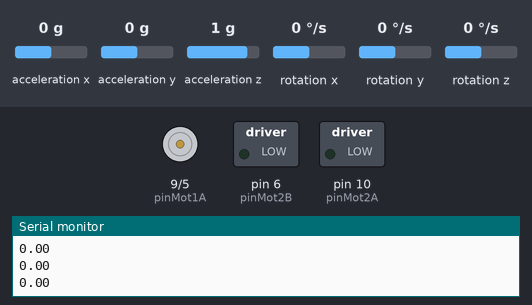
The sketch below on a simulated Arduino Uno, built with avr-gcc and run on an emulated ATmega328P. Parts: motor-driver pin pairs drawn as motors (green arrow = first pin HIGH = forward, orange = second pin HIGH = backward, longer = more drive), switched loads named in the sketch (green lamp = pin HIGH), the last lines printed to the serial monitor. The test bench sets the inputs (shaded band); at power-on: rotation z 0 °/s, acceleration x 0 g, acceleration y 0 g, acceleration z 1 g, rotation x 0 °/s, rotation y 0 °/s.

Above: at 4.2 s.
4.3 s: rotation z set to -192 °/s
At 5.5 s:
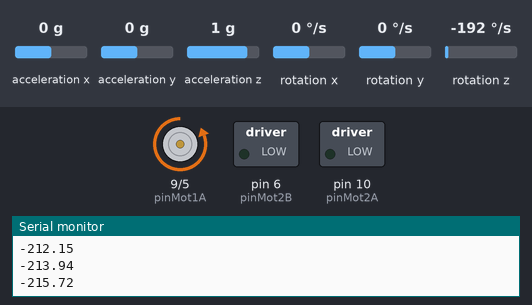
5.8 s: rotation z set to 192 °/s
At 7.8 s:
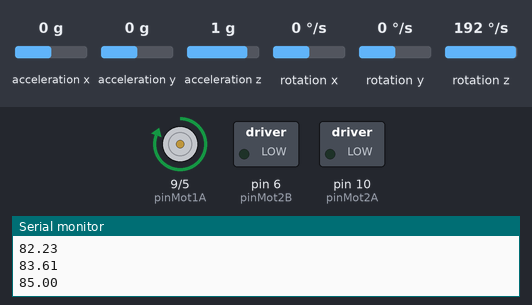
8.8 s: rotation z set to -100 °/s
At 11.7 s:
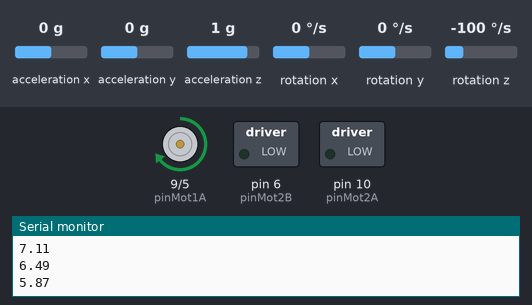
11.8 s: rotation z set to 0 °/s
14.8 s: rotation z set to 100 °/s
Timing chart, 0 to 17.3 s (numbered marks = the images above; inputs shaded):
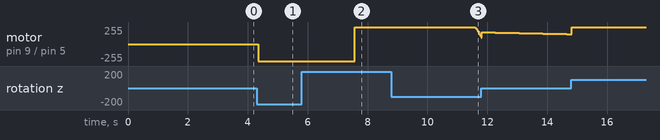

The sketch:

PIDandandoReto.ino
```cpp
//incluindo as bibliotecas necessarias
#include <MPU6050_tockn.h>
#include <Wire.h>

// DEFINIÇÕES
#define MPU6050_ADDR         0x68 // ENDEREÇO QUANDO O PINO AD0 ESTIVER LIGADO AO GND

#define DEBUG
// INSTANCIANDO OBJETOS
MPU6050 mpu6050(Wire);

// DECLARAÇÃO DE VARIÁVEIS
float anguloX;
float anguloY;
float anguloZ;


// Entrada dos motores
#define pinMot1A 9
#define pinMot2A 10
#define pinMot1B 5
#define pinMot2B 6
double propA;
double propB;

float    diferenca,
           kp = 1.0,
           ki = 0.001, //0.0005
           kd = 16.0, // 10.0
           proporcional,
           integral,
           derivativo,
           PID,
           ideal_value = 0,
           ultimaMedida;

void setup() {
  Serial.begin(9600);
  pinMode(pinMot1A, OUTPUT);
  pinMode(pinMot1B, OUTPUT);
  pinMode(pinMot2A, OUTPUT);
  pinMode(pinMot2B, OUTPUT);
  Wire.begin();
  mpu6050.begin();
  mpu6050.calcGyroOffsets(false);// MUDAR PARA "true" SE QUISER VISUALIZAR INFORMAÇÕES DE CALIBRAÇÃO NO MONITOR SERIAL

}

void loop() {


  mpu6050.update();


  // GUARDA NA MEMÓRIA OS VALORES ENVIADOS PELO GIROSCOPIO
  anguloZ = mpu6050.getAngleZ();

  diferenca = anguloZ - ideal_value;

  proporcional = diferenca * kp;

  integral += diferenca * ki;

  derivativo = (anguloZ - ultimaMedida) * kd;

  ultimaMedida = anguloZ;

  PID = proporcional + integral + derivativo;

  Serial.println(anguloZ);
  int motor2 = 0;


  if(PID < -1)
  {
      PID = map(PID, 0, -30, 25, 255);
      if(PID > 255) PID = 255;
      //motor2 = map(PID, 25, 255, 0, 100);
      //if (motor2 > 0) motor2 = 0;
      analogWrite(pinMot2A, 0);
      analogWrite(pinMot2B, 0);
      //esquerda
      analogWrite(pinMot1A, 0);
      //direita
      analogWrite(pinMot1B, PID);
  }

  else if(PID > 1)
  {
    PID = map(PID, 0, 30, 25, 255);
    if(PID > 255) PID = 255;
    //motor2 = map(PID, 25, 255, 0, 100);
    //if (motor2 > 0) motor2 = 0;
    analogWrite(pinMot2A, 0);
    analogWrite(pinMot2B, 0);
    //esquerda
    analogWrite(pinMot1A, PID);
    //direita
    analogWrite(pinMot1B, 0);
  }
  else
  {
    analogWrite(pinMot2A, 0);
    analogWrite(pinMot2B, 0);
    //esquerda
    analogWrite(pinMot1A, 0);
    //direita
    analogWrite(pinMot1B, 0);
  }


}
```

Measured:
- after the input at 4.3 s, motor on pin 9 (pinMot1A) / pin 5 (pinMot1B): stopped → backward 255/255 after 0.05 s
- after the input at 5.8 s, motor on pin 9 (pinMot1A) / pin 5 (pinMot1B): backward 255/255 → forward 255/255 after 1.8 s
- after the input at 8.8 s, motor on pin 9 (pinMot1A) / pin 5 (pinMot1B): moves from forward 255/255 to forward 94/255 over 0.20 s, starting after 2.8 s
